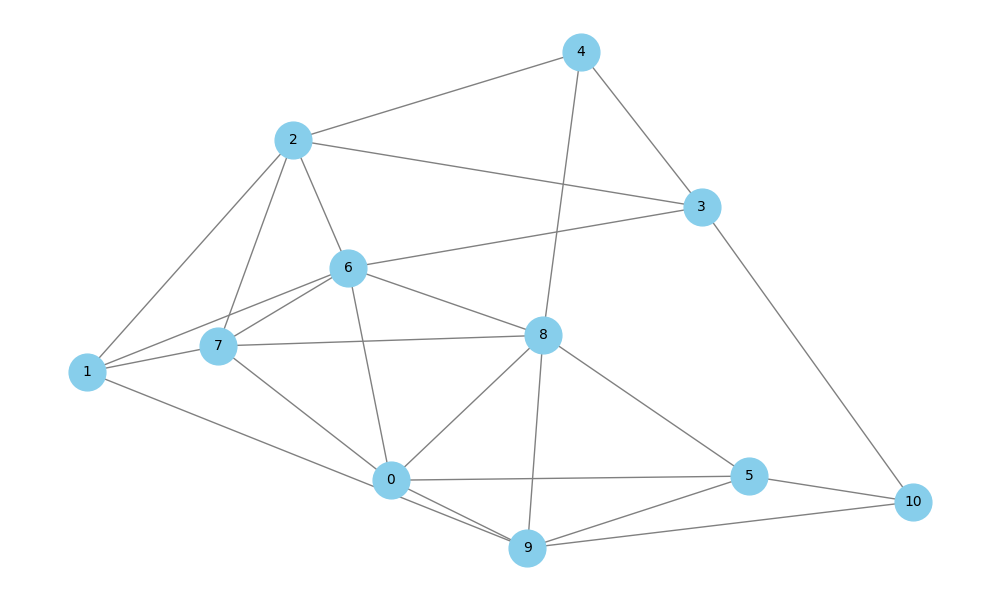

Source code (Python):
import matplotlib.pyplot as plt
import networkx as nx

# 入力データ（1-indexed を 0-indexed に変換）
edge_list_str = """
6 9
5 9
2 3
1 9
10 11
4 5
9 10
8 9
7 8
3 5
1 7
6 10
4 7
7 9
1 10
4 11
3 8
2 7
3 4
1 8
2 8
3 7
2 10
1 6
6 11
"""

edges = [(int(a)-1, int(b)-1) for a, b in (line.split() for line in edge_list_str.strip().splitlines())]

# グラフ作成
G = nx.Graph()
G.add_edges_from(edges)

# ノード数取得
n = max(max(u, v) for u, v in edges) + 1

# レイアウト生成（spring_layout を 0 を左に寄せるよう調整）
# pos = nx.spring_layout(G, seed=42)  # 安定化のため seed 固定
pos = nx.spring_layout(G) 
# pos = nx.nx_agraph.graphviz_layout(G, prog="dot")
min_x = min(p[0] for p in pos.values())
# 頂点0のx座標を一番左にするために、他の座標をずらす
offset = pos[0][0] - min_x
for k in pos:
    pos[k] = (pos[k][0] - offset, pos[k][1])

# グラフ描画
plt.figure(figsize=(10, 6))
nx.draw(G, pos, with_labels=True, node_color='skyblue', edge_color='gray', node_size=700, font_size=10)
plt.title("Undirected Graph with Node 0 on the Left")
plt.axis("off")
# plt.show()
plt.savefig("e.png")